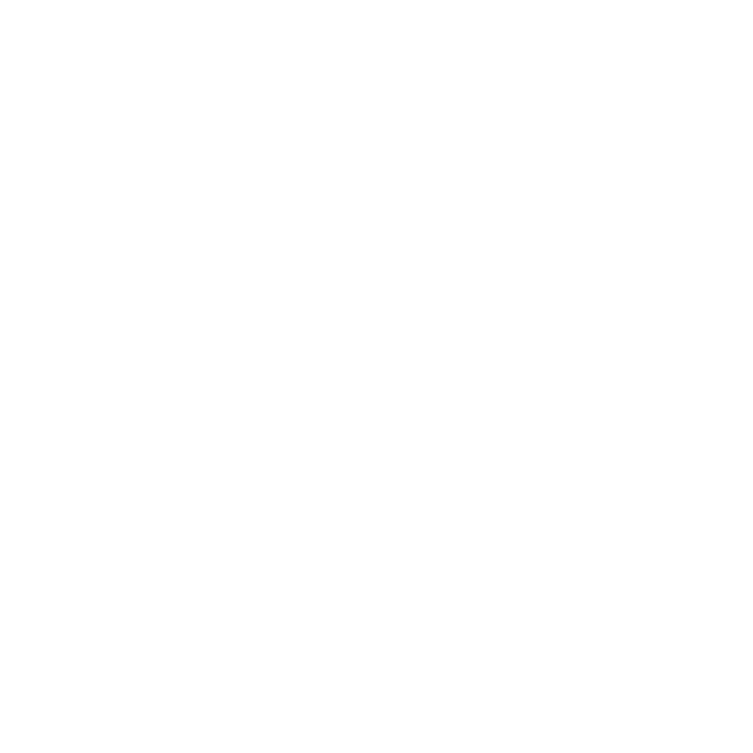
Frame 1 (no input)
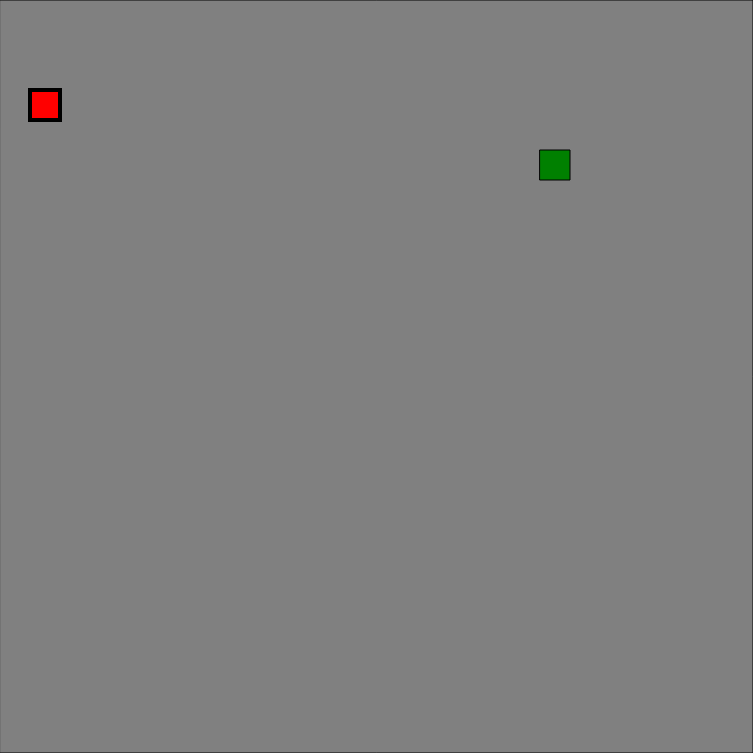
Frame 60 (no input)
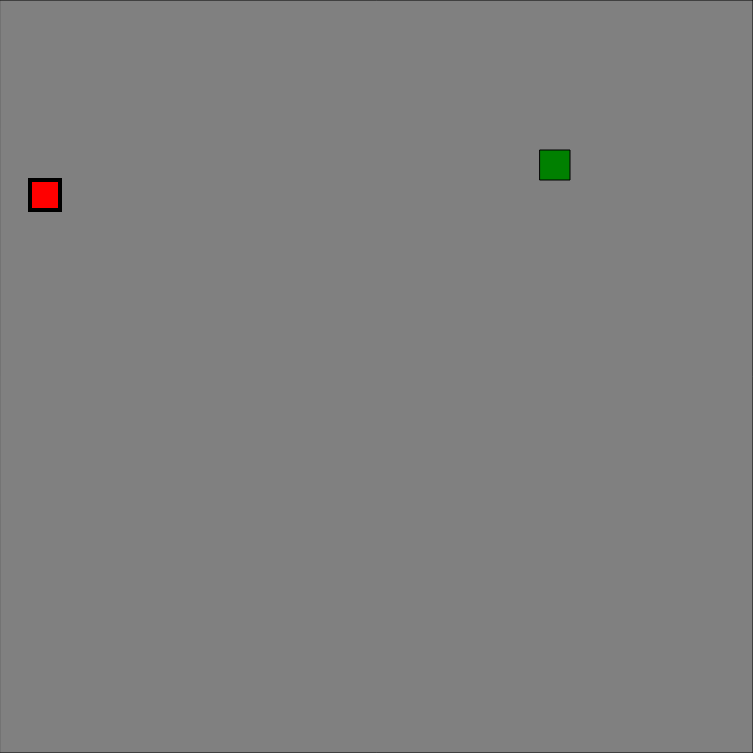
Frame 120 (the mouse pressed at the canvas centre since frame 60)

The p5.js sketch that drew these frames (run headless with seeded random() and noise() and a simulated clock; from frame 60 on, the mouse is pressed at the canvas centre):

// p5.js sketch
// ── sketch.js

function setup() {
  createCanvas(753,753); 
}


var score = 0
var timer = 0
var bodyArray = []

function draw() {
  keyPressed()
  if (millis() >= 350 + timer) { 
    fill("grey")
    rect(0,0,753)
    if (snakeDirection == "UP"){
      snakeY -= xy(1)
    } else if (snakeDirection == "DOWN"){
      snakeY += xy(1)
    } else if (snakeDirection == "LEFT"){
      snakeX -= xy(1)
    } else if (snakeDirection == "RIGHT"){
      snakeX += xy(1)
    }
    body = new snakeBlock(snakeX,snakeY)
    bodyArray.push(body)
    timer = millis()
    eat()
    dot() //must be here
    
    for (var i = 0;i < bodyArray.length;i++){  
      bodyArray[i].display()
      if (bodyArray[i].checkLife(bodyArray.length) == false) {
        bodyArray.splice(i,1)  
      }
    } 
    
    


  }
}
  









var dotX;
var dotY;
var dotExists = false;
var coordSet = false;


function dot(){
  
  if (dotExists == false){   
    dotExists = true;
    coordSet = false
    while (coordSet == false){ 
      dotX = int(random(1,25)) 
      dotY = int(random(1,25))
      
      for(var i = 0;i <= bodyArray.length;i++){   
        if (bodyArray[i].x != xy(dotX) && bodyArray[i].y != xy(dotY)){
          coordSet = true
          
          break
        }
      }
    }
  } 
  else{
    
    fill("green")
    
    rect(xy(dotX),xy(dotY),30)

  }
}




var snakeX = 30
var snakeY = 30
var snakeDirection = "DOWN"
function keyPressed(){
  if (keyCode === 87){ // W
    snakeDirection = "UP"
  }
  if (keyCode === 83){ // S
    snakeDirection = "DOWN"         
  }
  if (keyCode === 65){ // A
    snakeDirection = "LEFT"             
  }
  if (keyCode === 68){ // D
    snakeDirection = "RIGHT"           
  }
}




function xy(coord){
  return coord*30 
}


function sleep(ms) {
  return new Promise(resolve => setTimeout(resolve, ms));
}


var headX = 0
var headY = 0

function eat(){
  print(bodyArray.length)
  headX = bodyArray[bodyArray.length - 1].x
  headY = bodyArray[bodyArray.length -1 ].y
  print("eatCheck")
  if (xy(dotX) == headX && xy(dotY) == headY){
    print("collect")
    dotExists = false
    score += 1
    for(var i=0;i < bodyArray.length;i++){
      bodyArray[i].cycles = bodyArray[i].cycles - 1
    }

    
  }
  
}
// ── class.js





class snakeBlock{
  constructor(x,y){
    this.x = x
    this.y = y
    this.timer = 0
    this.cycles = 0


  }
  display(){
    push()
    fill("red")
    strokeWeight(4)
    rect(this.x,this.y,30)
    pop()

  }
  checkLife(arrLength){
    
    if (millis() >= 350+this.timer) {
      this.timer = millis()
      this.cycles++
    }
    if (arrLength <= this.cycles) {
      return false
    } else {
      return true
    }
      
    
  }

}
































class mouseTracker{ //    args(radius,color)
    constructor(rad,color,mode="CORNER"){
      
      if (mode=="CENTER"){
        this.cent = rad/2
      } else{
        this.cent = 0
      }
      this.x = mouseX - this.cent
      this.y = mouseY - this.cent
      this.r = rad
      this.color = "red"
  
    }
    display(){
      fill(this.color)
      rect(this.x,this.y,this.r)
    }
    move(){
      this.x = mouseX - this.cent
      this.y = mouseY - this.cent
    }
      
  }




  class wasdTracker{
    constructor(spawnX,spawnY,size){
      this.x = spawnX
      this.y = spawnY
      this.size = size
      this.speed = 10

    }

    display(){
      ellipse(this.x,this.y,this.size)

    }

    move(){
      if (keyIsDown(16)){
        this.speed = 4
      } else{
        this.speed = 10
      }

      if (keyIsDown(87) & this.y > 0){ // W
        this.y -= this.speed
      }
      if (keyIsDown(83)){ // S
        this.y += this.speed             
      }
      if (keyIsDown(65) & this.x > 0){ // A
        this.x -= this.speed             
      }
      if (keyIsDown(68)){ // D
        this.x += this.speed             
      }

    }
    
  }
